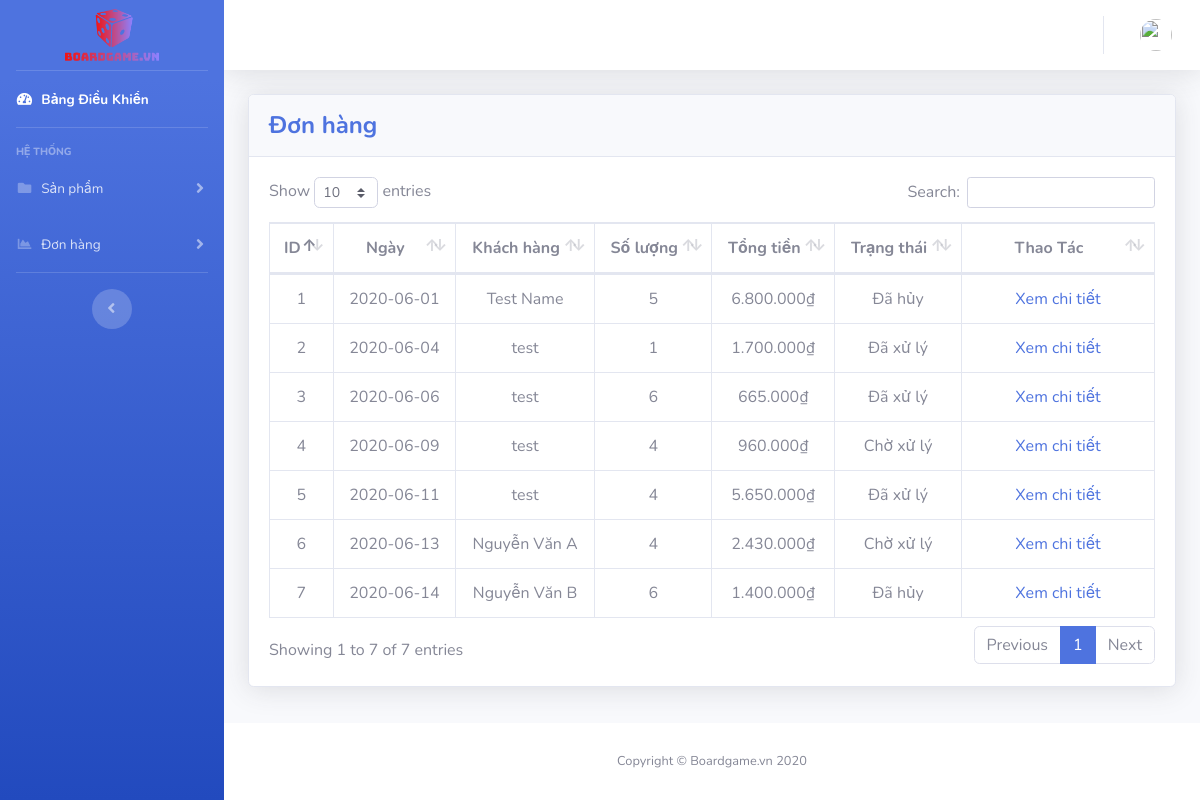
The page /admin/bill.php (signed in) on the database its author committed.
### tables this page shows
CREATE TABLE `bill` (
  `ID` int(11) NOT NULL,
  `User` varchar(100) DEFAULT NULL,
  `Quantity` int(11) NOT NULL,
  `Total` float NOT NULL,
  `Name` varchar(100) NOT NULL,
  `Phone` varchar(10) NOT NULL,
  `Address` text NOT NULL,
  `Time` date NOT NULL,
  `Note` text NOT NULL,
  `Status` int(1) NOT NULL DEFAULT 1
);

### php/DataProvider.php (called while the page is built, shortened)
<?php
class DataProvider
{
	public static function executeQuery($sql)
	{
		$hostName = "localhost";
   		$databaseName = "boardgame";
   		$username = "root";
		$password = "";
		if (!($connection = mysqli_connect($hostName,$username,$password)))
			die ("cant' connect to localhost");
		if (!($result = mysqli_query($connection,$sql)))
			die ("can't execute the command");
		return $result;
	}
}
?>

### admin/bill.php (the view, shortened to what this page needs)
<?php
    require_once '../php/DataProvider.php';
?>
<!DOCTYPE html>
<html lang="en">
<head>
  <link href="../vendor/fontawesome-free/css/all.min.css" rel="stylesheet" type="text/css">
  <link href="../css/sb-admin-2.min.css" rel="stylesheet">
  <link href="../vendor/datatables/dataTables.bootstrap4.min.css" rel="stylesheet">
</head>
<body id="page-top">
  <div id="wrapper">
  <?php include './interface/sidebar.php'?>
    <div id="content-wrapper" class="d-flex flex-column">
      <div id="content">
      <?php include './interface/topbar.php'?>
        <div class="container-fluid">
          <div class="card shadow mb-4">
            <div class="card-header py-3">
              <h4 class="m-0 font-weight-bold text-primary d-inline">Đơn hàng</h4>
            </div>
            <div class="card-body">
              <div class="table-responsive">
                <table class="table table-bordered" id="dataTable" width="100%" cellspacing="0" style="text-align:center">
                  <thead>
                    <tr>
                      <th>ID</th>
                      <th>Ngày</th>
                      <th>Khách hàng</th>
                      <th>Số lượng</th>
                      <th>Tổng tiền</th>
                      <th>Trạng thái</th>
                      <th style="width:150px">Thao Tác</th>
                    </tr>
                  </thead>
                  <tbody>
                    <?php
                      $sql = "SELECT * FROM bill ORDER BY ID ASC";
                      $result = DataProvider::executeQuery($sql);
                      while ($row = mysqli_fetch_array($result))
                      {
                    ?>
                    <tr>
                      <td><?php echo $row['ID'] ?></td>
                      <td><?php echo $row['Time'] ?></td>
                      <td><?php echo $row['Name'] ?></td>
                      <td><?php echo $row['Quantity'] ?></td>
                      <td><?php echo number_format($row['Total'],0,".",".")?>₫</td>
                      <td>
                        <?php
                          switch($row['Status']){
                            case 1: echo "Chờ xử lý";break;
                            case 2: echo "Đã xử lý";break;
                            case 3: echo "Đã hủy";break;
                          }
                        ?>
                      </td>
                      <td>
                        <div>
                          <a href="billform.php?id=<?php echo $row['ID']?>">Xem chi tiết</a>
                        </div>
                      </td>
                    </tr>
                    <?php
                      }
                    ?>
                  </tbody>
                </table>
              </div>
            </div>
          </div>
        </div>
      </div>
      <?php include './interface/footer.php' ?>
    </div>
  </div>
</body>
</html>

### rows shown on the page
bill: ID "1", Time "2020-06-01", Name "Test Name", Quantity "5", Total "6.800.000", Status "Đã hủy"
bill: ID "2", Time "2020-06-04", Name "test", Quantity "1", Total "1.700.000", Status "Đã xử lý"
bill: ID "3", Time "2020-06-06", Name "test", Quantity "6", Total "665.000", Status "Đã xử lý"
bill: ID "4", Time "2020-06-09", Name "test", Quantity "4", Total "960.000", Status "Chờ xử lý"
bill: ID "5", Time "2020-06-11", Name "test", Quantity "4", Total "5.650.000", Status "Đã xử lý"
bill: ID "6", Time "2020-06-13", Name "Nguyễn Văn A", Quantity "4", Total "2.430.000", Status "Chờ xử lý"
bill: ID "7", Time "2020-06-14", Name "Nguyễn Văn B", Quantity "6", Total "1.400.000", Status "Đã hủy"
